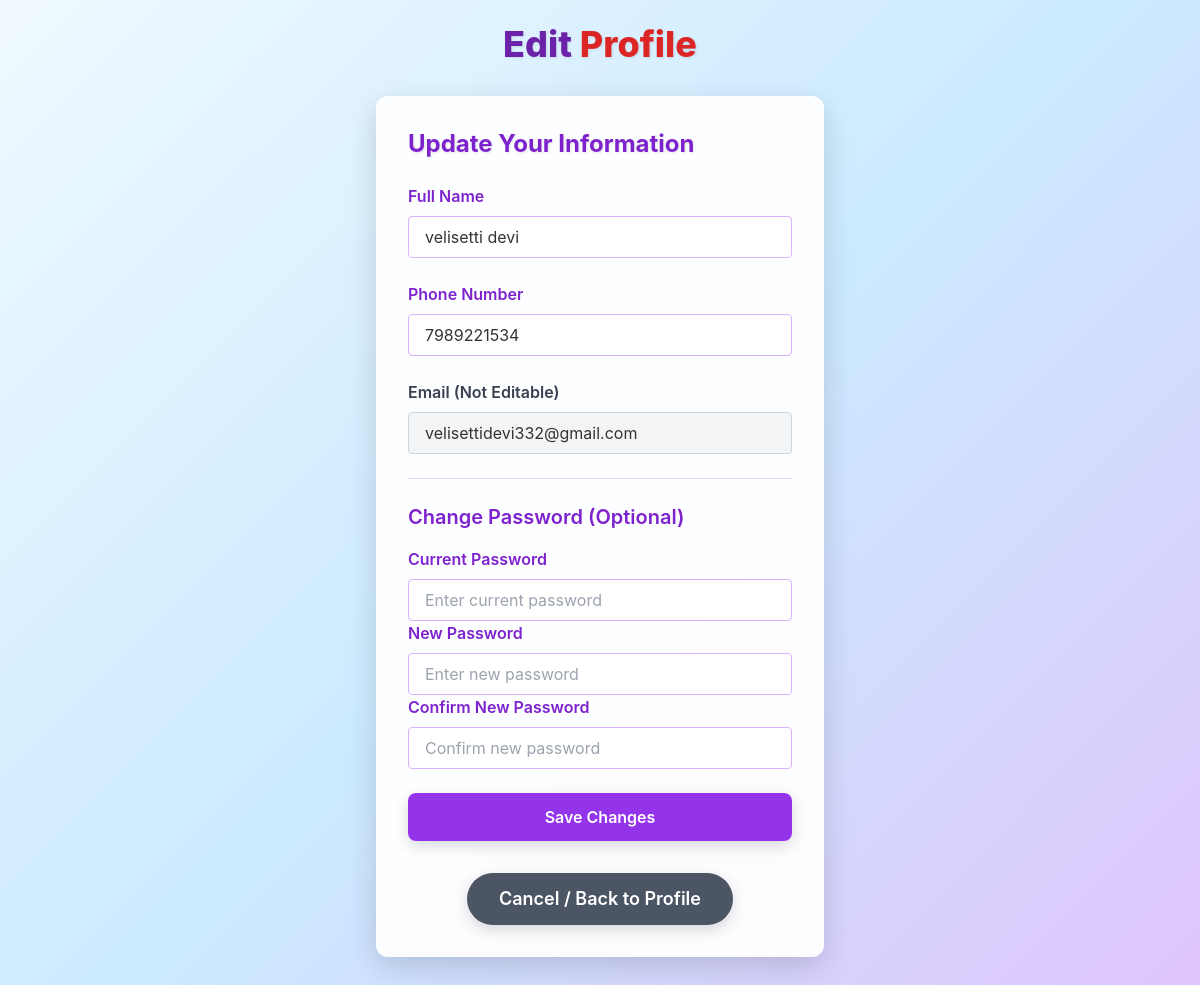
The app's page /edit_profile (signed in) with its own data.
### tables this page shows
CREATE TABLE users (
        id INTEGER PRIMARY KEY AUTOINCREMENT,
        name TEXT NOT NULL,
        email TEXT NOT NULL UNIQUE,
        password TEXT NOT NULL,
        phone TEXT NOT NULL DEFAULT 'N/A' -- Phone is now NOT NULL from the start
    );

### app.py (the view, shortened to what this page needs)
@app.route('/edit_profile', methods=['GET', 'POST'])
def edit_profile():
    if 'user_id' not in session:
        flash("Please login to edit your profile.", "error")
        return redirect(url_for('login'))
    current_user_id = session['user_id']
    user_info = get_user_info(current_user_id)
    if not user_info:
        flash("User not found.", "error")
        return redirect(url_for('profile'))
    return render_template('edit_profile.html', user_info=user_info)

### app.py (called while the page is built)
def get_user_info(user_id):
    conn = sqlite3.connect(DB_NAME)
    c = conn.cursor()
    c.execute("SELECT id, name, email, phone FROM users WHERE id = ?", (user_id,))
    user_info = c.fetchone()
    conn.close()
    if user_info:
        return {
            'id': user_info[0],
            'name': user_info[1],
            'email': user_info[2],
            'phone': user_info[3]
        }
    return None

### templates/edit_profile.html (shortened to what this page needs)
<!DOCTYPE html>
<html lang="en">
<head>
    <script src="https://cdn.tailwindcss.com"></script>
</head>
<body class="min-h-screen flex flex-col items-center pt-6 px-4 pb-12">
    <h1 class="text-4xl font-extrabold text-purple-800 mb-8 text-header-shadow">Edit <span class="text-red-600">Profile</span></h1>
    <div class="bg-white bg-opacity-95 rounded-xl p-8 form-container-shadow max-w-md w-full mb-8">
        {% if user_info %}
            <h2 class="text-2xl font-bold text-purple-700 mb-6 text-header-shadow">Update Your Information</h2>
            <form action="{{ url_for('edit_profile') }}" method="POST" class="space-y-6">
                <div>
                    <label for="name" class="block text-purple-700 font-semibold mb-2">Full Name</label>
                    <input type="text" id="name" name="name" value="{{ user_info.name }}" required
                           class="w-full px-4 py-2 border border-purple-300 rounded focus:outline-none focus:ring-2 focus:ring-purple-500">
                </div>
                <div>
                    <label for="phone" class="block text-purple-700 font-semibold mb-2">Phone Number</label>
                    <input type="tel" id="phone" name="phone" value="{{ user_info.phone }}" required
                           class="w-full px-4 py-2 border border-purple-300 rounded focus:outline-none focus:ring-2 focus:ring-purple-500">
                </div>
                <div>
                    <label for="email" class="block text-gray-700 font-semibold mb-2">Email (Not Editable)</label>
                    <input type="email" id="email" value="{{ user_info.email }}" disabled
                           class="w-full px-4 py-2 border border-gray-300 bg-gray-100 rounded cursor-not-allowed">
                </div>
                <div class="border-t border-purple-200 pt-6 mt-6">
                    <h3 class="text-xl font-semibold text-purple-700 mb-4">Change Password (Optional)</h3>
                    <div>
                        <label for="current_password" class="block text-purple-700 font-semibold mb-2">Current Password</label>
                        <input type="password" id="current_password" name="current_password"
                               class="w-full px-4 py-2 border border-purple-300 rounded focus:outline-none focus:ring-2 focus:ring-purple-500"
                               placeholder="Enter current password">
                    </div>
                    <div>
                        <label for="new_password" class="block text-purple-700 font-semibold mb-2">New Password</label>
                        <input type="password" id="new_password" name="new_password"
                               class="w-full px-4 py-2 border border-purple-300 rounded focus:outline-none focus:ring-2 focus:ring-purple-500"
                               placeholder="Enter new password">
                    </div>
                    <div>
                        <label for="confirm_new_password" class="block text-purple-700 font-semibold mb-2">Confirm New Password</label>
                        <input type="password" id="confirm_new_password" name="confirm_new_password"
                               class="w-full px-4 py-2 border border-purple-300 rounded focus:outline-none focus:ring-2 focus:ring-purple-500"
                               placeholder="Confirm new password">
                    </div>
                </div>
                <button type="submit" class="w-full bg-purple-600 hover:bg-purple-700 text-white font-semibold py-3 rounded-lg button-transition">
                    Save Changes
                </button>
            </form>
        {% else %}
            <p class="text-gray-600 text-center text-lg py-4">User information not found. Please log in.</p>
        {% endif %}
        <div class="mt-8 text-center">
            <a href="{{ url_for('profile') }}" class="inline-block bg-gray-600 hover:bg-gray-700 text-white px-8 py-3 rounded-full font-semibold button-transition text-lg">
                Cancel / Back to Profile
            </a>
        </div>
    </div>
</body>
</html>

### templates/edit_profile.html (style rules this page uses)
body { font-family: 'Inter', sans-serif; background: linear-gradient(135deg, #f0f9ff 0%, #cbeaff 50%, #e0c3fc 100%); color: #333; }
.form-container-shadow { box-shadow: 0 10px 30px rgba(0, 0, 0, 0.15); transition: all 0.3s ease; }
.button-transition { transition: all 0.3s ease-in-out; box-shadow: 0 5px 15px rgba(0, 0, 0, 0.15); }
.text-header-shadow { text-shadow: 1px 1px 3px rgba(0, 0, 0, 0.1); }

### records on screen
users: name "velisetti devi", phone "7989221534", email "velisettidevi332@gmail.com"
